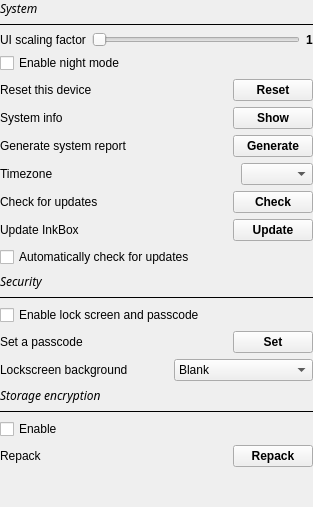
           <widget class="QWidget" name="page_2">
            <layout class="QVBoxLayout" name="verticalLayout_3">
             <property name="leftMargin">
              <number>0</number>
             </property>
             <property name="topMargin">
              <number>0</number>
             </property>
             <property name="rightMargin">
              <number>0</number>
             </property>
             <property name="bottomMargin">
              <number>0</number>
             </property>
             <item>
              <layout class="QGridLayout" name="gridLayout_10">
               <property name="bottomMargin">
                <number>0</number>
               </property>
               <item row="6" column="0">
                <widget class="QLabel" name="softwareLabel">
                 <property name="font">
                  <font>
                   <family>Chivo</family>
                   <italic>true</italic>
                  </font>
                 </property>
                 <property name="text">
                  <string>System</string>
                 </property>
                </widget>
               </item>
               <item row="29" column="0">
                <widget class="Line" name="line_10">
                 <property name="frameShadow">
                  <enum>QFrame::Plain</enum>
                 </property>
                 <property name="orientation">
                  <enum>Qt::Horizontal</enum>
                 </property>
                </widget>
               </item>
               <item row="12" column="0">
                <layout class="QGridLayout" name="gridLayout_19">
                 <property name="bottomMargin">
                  <number>0</number>
                 </property>
                 <item row="0" column="2">
                  <widget class="QPushButton" name="generateSystemReportBtn">
                   <property name="font">
                    <font>
                     <weight>75</weight>
                     <bold>true</bold>
                    </font>
                   </property>
                   <property name="text">
                    <string>Generate</string>
                   </property>
                  </widget>
                 </item>
                 <item row="0" column="1">
                  <spacer name="horizontalSpacer_15">
                   <property name="orientation">
                    <enum>Qt::Horizontal</enum>
                   </property>
                   <property name="sizeHint" stdset="0">
                    <size>
                     <width>40</width>
                     <height>20</height>
                    </size>
                   </property>
                  </spacer>
                 </item>
                 <item row="0" column="0">
                  <widget class="QLabel" name="label_10">
                   <property name="text">
                    <string>Generate system report</string>
                   </property>
                  </widget>
                 </item>
                </layout>
               </item>
               <item row="28" column="0">
                <widget class="QLabel" name="storageEncryptionLabel">
                 <property name="font">
                  <font>
                   <family>Chivo</family>
                   <italic>true</italic>
                  </font>
                 </property>
                 <property name="text">
                  <string>Storage encryption</string>
                 </property>
                </widget>
               </item>
               <item row="21" column="0">
                <widget class="QLabel" name="securityLabel">
                 <property name="font">
                  <font>
                   <family>Chivo</family>
                   <italic>true</italic>
                  </font>
                 </property>
                 <property name="text">
                  <string>Security</string>
                 </property>
                </widget>
               </item>
               <item row="22" column="0">
                <widget class="Line" name="line_2">
                 <property name="frameShadow">
                  <enum>QFrame::Plain</enum>
                 </property>
                 <property name="orientation">
                  <enum>Qt::Horizontal</enum>
                 </property>
                </widget>
               </item>
               <item row="23" column="0">
                <widget class="QCheckBox" name="enableLockscreenCheckBox">
                 <property name="text">
                  <string>Enable lock screen and passcode</string>
                 </property>
                </widget>
               </item>
               <item row="13" column="0">
                <layout class="QGridLayout" name="gridLayout_18">
                 <property name="bottomMargin">
                  <number>0</number>
                 </property>
                 <item row="0" column="0">
                  <widget class="QLabel" name="label_11">
                   <property name="text">
                    <string>Timezone</string>
                   </property>
                  </widget>
                 </item>
                 <item row="0" column="1">
                  <spacer name="horizontalSpacer_16">
                   <property name="orientation">
                    <enum>Qt::Horizontal</enum>
                   </property>
                   <property name="sizeHint" stdset="0">
                    <size>
                     <width>40</width>
                     <height>20</height>
                    </size>
                   </property>
                  </spacer>
                 </item>
                 <item row="0" column="2">
                  <widget class="QComboBox" name="tzComboBox"/>
                 </item>
                </layout>
               </item>
               <item row="11" column="0">
                <layout class="QGridLayout" name="gridLayout_7">
                 <property name="bottomMargin">
                  <number>0</number>
                 </property>
                 <property name="verticalSpacing">
                  <number>0</number>
                 </property>
                 <item row="0" column="0">
                  <widget class="QLabel" name="label_9">
                   <property name="text">
                    <string>System info</string>
                   </property>
                  </widget>
                 </item>
                 <item row="0" column="1">
                  <spacer name="horizontalSpacer_6">
                   <property name="orientation">
                    <enum>Qt::Horizontal</enum>
                   </property>
                   <property name="sizeHint" stdset="0">
                    <size>
                     <width>40</width>
                     <height>20</height>
                    </size>
                   </property>
                  </spacer>
                 </item>
                 <item row="0" column="2">
                  <widget class="QPushButton" name="showSystemInfoBtn">
                   <property name="font">
                    <font>
                     <weight>75</weight>
                     <bold>true</bold>
                    </font>
                   </property>
                   <property name="text">
                    <string>Show</string>
                   </property>
                  </widget>
                 </item>
                </layout>
               </item>
               <item row="8" column="0">
                <layout class="QGridLayout" name="gridLayout_8">
                 <property name="bottomMargin">
                  <number>0</number>
                 </property>
                 <item row="1" column="2">
                  <widget class="QLabel" name="uiScaleNumberLabel">
                   <property name="font">
                    <font>
                     <weight>75</weight>
                     <bold>true</bold>
                    </font>
                   </property>
                   <property name="text">
                    <string>1</string>
                   </property>
                  </widget>
                 </item>
                 <item row="1" column="1">
                  <widget class="QSlider" name="uiScalingSlider">
                   <property name="minimum">
                    <number>0</number>
                   </property>
                   <property name="maximum">
                    <number>2</number>
                   </property>
                   <property name="singleStep">
                    <number>1</number>
                   </property>
                   <property name="pageStep">
                    <number>1</number>
                   </property>
                   <property name="value">
                    <number>0</number>
                   </property>
                   <property name="orientation">
                    <enum>Qt::Horizontal</enum>
                   </property>
                  </widget>
                 </item>
                 <item row="1" column="0">
                  <widget class="QLabel" name="uiScalingLabel">
                   <property name="text">
                    <string>UI scaling factor</string>
                   </property>
                   <property name="alignment">
                    <set>Qt::AlignLeading|Qt::AlignLeft|Qt::AlignVCenter</set>
                   </property>
                  </widget>
                 </item>
                </layout>
               </item>
               <item row="7" column="0">
                <widget class="Line" name="line_9">
                 <property name="frameShadow">
                  <enum>QFrame::Plain</enum>
                 </property>
                 <property name="orientation">
                  <enum>Qt::Horizontal</enum>
                 </property>
                </widget>
               </item>
               <item row="26" column="0">
                <layout class="QGridLayout" name="gridLayout_20">
                 <property name="topMargin">
                  <number>0</number>
                 </property>
                 <item row="0" column="1">
                  <spacer name="horizontalSpacer_18">
                   <property name="orientation">
                    <enum>Qt::Horizontal</enum>
                   </property>
                   <property name="sizeHint" stdset="0">
                    <size>
                     <width>40</width>
                     <height>20</height>
                    </size>
                   </property>
                  </spacer>
                 </item>
                 <item row="0" column="0">
                  <widget class="QLabel" name="label_15">
                   <property name="text">
                    <string>Lockscreen background</string>
                   </property>
                  </widget>
                 </item>
                 <item row="0" column="2">
                  <widget class="QComboBox" name="lockscreenBackgroundComboBox">
                   <item>
                    <property name="text">
                     <string>Blank</string>
                    </property>
                   </item>
                   <item>
                    <property name="text">
                     <string>Screensaver picture</string>
                    </property>
                   </item>
                   <item>
                    <property name="text">
                     <string>Device's screen</string>
                    </property>
                   </item>
                  </widget>
                 </item>
                </layout>
               </item>
               <item row="25" column="0">
                <layout class="QGridLayout" name="gridLayout_13">
                 <property name="bottomMargin">
                  <number>0</number>
                 </property>
                 <item row="0" column="1">
                  <spacer name="horizontalSpacer_9">
                   <property name="orientation">
                    <enum>Qt::Horizontal</enum>
                   </property>
                   <property name="sizeHint" stdset="0">
                    <size>
                     <width>40</width>
                     <height>20</height>
                    </size>
                   </property>
                  </spacer>
                 </item>
                 <item row="0" column="2">
                  <widget class="QPushButton" name="setPasscodeBtn">
                   <property name="font">
                    <font>
                     <bold>true</bold>
                    </font>
                   </property>
                   <property name="text">
                    <string>Set</string>
                   </property>
                  </widget>
                 </item>
                 <item row="0" column="0">
                  <widget class="QLabel" name="setPasscodeLabel">
                   <property name="text">
                    <string>Set a passcode</string>
                   </property>
                  </widget>
                 </item>
                </layout>
               </item>
               <item row="14" column="0">
                <layout class="QGridLayout" name="checkOtaUpdateGridLayout">
                 <property name="bottomMargin">
                  <number>0</number>
                 </property>
                 <item row="0" column="1">
                  <spacer name="horizontalSpacer_13">
                   <property name="orientation">
                    <enum>Qt::Horizontal</enum>
                   </property>
                   <property name="sizeHint" stdset="0">
                    <size>
                     <width>40</width>
                     <height>20</height>
                    </size>
                   </property>
                  </spacer>
                 </item>
                 <item row="0" column="0">
                  <widget class="QLabel" name="checkOtaUpdateLabel">
                   <property name="text">
                    <string>Check for updates</string>
                   </property>
                  </widget>
                 </item>
                 <item row="0" column="2">
                  <widget class="QPushButton" name="checkOtaUpdateBtn">
                   <property name="font">
                    <font>
                     <bold>true</bold>
                    </font>
                   </property>
                   <property name="text">
                    <string>Check</string>
                   </property>
                  </widget>
                 </item>
                </layout>
               </item>
               <item row="31" column="0">
                <layout class="QGridLayout" name="gridLayout_17">
                 <property name="bottomMargin">
                  <number>0</number>
                 </property>
                 <item row="0" column="1">
                  <spacer name="horizontalSpacer_14">
                   <property name="orientation">
                    <enum>Qt::Horizontal</enum>
                   </property>
                   <property name="sizeHint" stdset="0">
                    <size>
                     <width>40</width>
                     <height>20</height>
                    </size>
                   </property>
                  </spacer>
                 </item>
                 <item row="0" column="0">
                  <widget class="QLabel" name="repackLabel">
                   <property name="text">
                    <string>Repack</string>
                   </property>
                  </widget>
                 </item>
                 <item row="0" column="2">
                  <widget class="QPushButton" name="repackBtn">
                   <property name="font">
                    <font>
                     <bold>true</bold>
                    </font>
                   </property>
                   <property name="text">
                    <string>Repack</string>
                   </property>
                  </widget>
                 </item>
                </layout>
               </item>
               <item row="30" column="0">
                <widget class="QCheckBox" name="enableEncryptedStorageCheckBox">
                 <property name="text">
                  <string>Enable</string>
                 </property>
                </widget>
               </item>
               <item row="9" column="0">
                <widget class="QCheckBox" name="darkModeCheckBox">
                 <property name="text">
                  <string>Enable night mode</string>
                 </property>
                </widget>
               </item>
               <item row="10" column="0">
                <layout class="QGridLayout" name="gridLayout_12">
                 <property name="bottomMargin">
                  <number>0</number>
                 </property>
                 <item row="0" column="0">
                  <widget class="QLabel" name="label_8">
                   <property name="text">
                    <string>Reset this device</string>
                   </property>
                  </widget>
                 </item>
                 <item row="0" column="2">
                  <widget class="QPushButton" name="resetBtn">
                   <property name="font">
                    <font>
                     <bold>true</bold>
                    </font>
                   </property>
                   <property name="text">
                    <string>Reset</string>
                   </property>
                  </widget>
                 </item>
                 <item row="0" column="1">
                  <spacer name="horizontalSpacer_8">
                   <property name="orientation">
                    <enum>Qt::Horizontal</enum>
                   </property>
                   <property name="sizeHint" stdset="0">
                    <size>
                     <width>40</width>
                     <height>20</height>
                    </size>
                   </property>
                  </spacer>
                 </item>
                </layout>
               </item>
               <item row="32" column="0">
                <spacer name="verticalSpacer_2">
                 <property name="orientation">
                  <enum>Qt::Vertical</enum>
                 </property>
                 <property name="sizeHint" stdset="0">
                  <size>
                   <width>20</width>
                   <height>40</height>
                  </size>
                 </property>
                </spacer>
               </item>
               <item row="20" column="0">
                <widget class="QCheckBox" name="autoCheckUpdatesBox">
                 <property name="sizePolicy">
                  <sizepolicy hsizetype="Minimum" vsizetype="Fixed">
                   <horstretch>0</horstretch>
                   <verstretch>0</verstretch>
                  </sizepolicy>
                 </property>
                 <property name="text">
                  <string>Automatically check for updates</string>
                 </property>
                </widget>
               </item>
               <item row="19" column="0">
                <layout class="QGridLayout" name="gridLayout_14">
                 <property name="bottomMargin">
                  <number>0</number>
                 </property>
                 <item row="0" column="0">
                  <widget class="QLabel" name="updateLabel">
                   <property name="text">
                    <string>Update InkBox</string>
                   </property>
                   <property name="alignment">
                    <set>Qt::AlignLeading|Qt::AlignLeft|Qt::AlignVCenter</set>
                   </property>
                  </widget>
                 </item>
                 <item row="0" column="1">
                  <spacer name="horizontalSpacer_10">
                   <property name="orientation">
                    <enum>Qt::Horizontal</enum>
                   </property>
                   <property name="sizeHint" stdset="0">
                    <size>
                     <width>40</width>
                     <height>20</height>
                    </size>
                   </property>
                  </spacer>
                 </item>
                 <item row="0" column="2">
                  <widget class="QPushButton" name="updateBtn">
                   <property name="font">
                    <font>
                     <weight>75</weight>
                     <bold>true</bold>
                    </font>
                   </property>
                   <property name="text">
                    <string>Update</string>
                   </property>
                  </widget>
                 </item>
                </layout>
               </item>
              </layout>
             </item>
            </layout>
           </widget>
